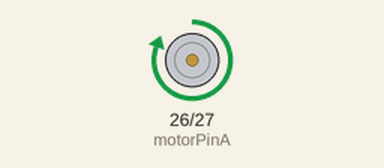
Recording of a sketch running on a simulated ESP32. On the bench: motor-driver pin pairs drawn as motors (green arrow = first pin HIGH = forward, orange = second pin HIGH = backward, longer = more drive). What the sketch prints to the serial monitor is not drawn.

Above: at 1.0 s.
At 2.2 s:
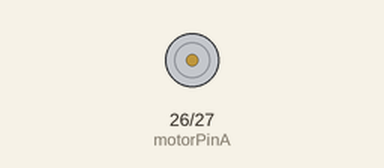
At 3.5 s:
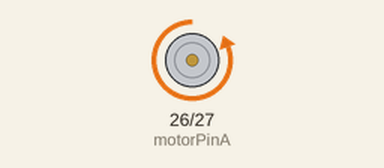
Timing chart, 0 to 6.5 s (numbered marks = the images above):
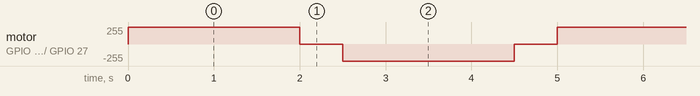

The sketch:

MoveForward.ino
```cpp
const int motorPinA = 26;
const int motorPinB = 27;

void setup()
{
  Serial.begin(115200);
  pinMode(motorPinA, OUTPUT);
  pinMode(motorPinB, OUTPUT);
  Serial.print("Setup abgeschlossen");
}

void loop()
{
  digitalWrite(motorPinA, HIGH);
  digitalWrite(motorPinB, LOW);
  Serial.print("MotorPinA an");
  delay(2000);

  digitalWrite(motorPinA, LOW);
  digitalWrite(motorPinB, LOW);
  delay(500);

  digitalWrite(motorPinA, LOW);
  digitalWrite(motorPinB, HIGH);
  delay(2000);

  digitalWrite(motorPinA, LOW);
  digitalWrite(motorPinB, LOW);
  delay(500);
}
```

Measured:
- by itself, motor on GPIO 26 (motorPinA) / GPIO 27 (motorPinB): repeats every 5.0 s: stopped 0.50 s, backward 255/255 2.0 s, stopped 0.50 s, forward 255/255 2.0 s
